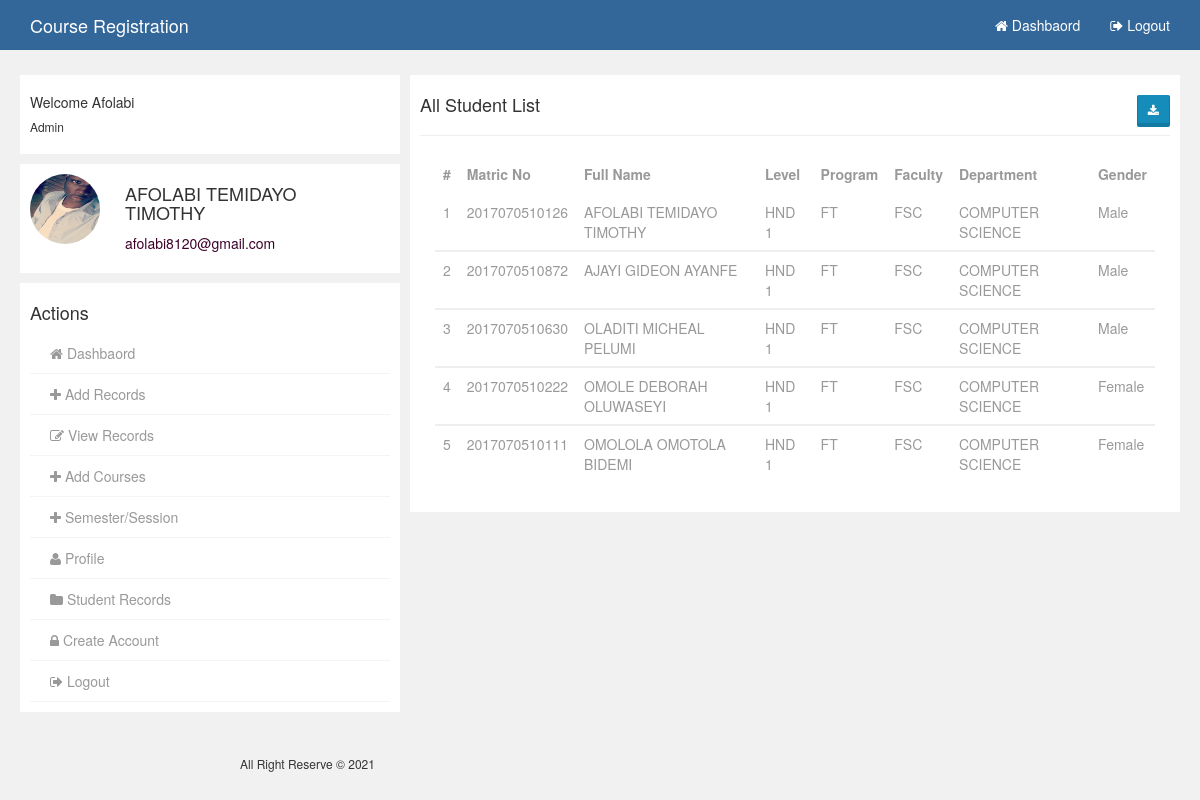
Screenshot of /admin/report.php (signed in) with the database file from the repository.
### tables this page shows
CREATE TABLE IF NOT EXISTS `tblstudent` (
  `matricno` varchar(50) NOT NULL,
  `surname` varchar(100) NOT NULL,
  `othername` varchar(100) NOT NULL,
  `gender` varchar(10) NOT NULL,
  `level` varchar(50) NOT NULL,
  `faculty` varchar(50) NOT NULL,
  `department` varchar(50) NOT NULL,
  `program` varchar(50) NOT NULL,
  `email` varchar(50) NOT NULL,
  `password` varchar(255) NOT NULL,
  `phone` varchar(50) NOT NULL,
  `address` varchar(500) NOT NULL,
  `image` varchar(255) NOT NULL,
  `status` varchar(20) NOT NULL,
  PRIMARY KEY (`matricno`)
);

### admin/report.php (the view, shortened to what this page needs)
<?php
    include_once('includes/config.php');
?>
<!DOCTYPE html>
<html>
<head>
    <link href="../SpryAssets/SpryValidationTextField.css" rel="stylesheet" type="text/css">
</head>
<body>
    <?php include_once('includes/nav.php') ?>
    <section class="container-wrap">
        <div class="container wrap">
            <div class="row">
                <div class="col-md-4 col">
                   <?php include_once('includes/leftside.php') ?>
                </div>
                <div class="col-md-8 col">
                    <div class="gist-status">
                        <div class="row" style="margin: 0px;">
                            <h4>All Student List <small><span class="pull-right"><button type="submit" name="download" class="btn btn-primary btn-sm" ><i class="fa fa-download"></i></button></span></small> </h4>
                            <hr>
                            <div class="col-md-12">
                                <div class="table-responsive">
                                    <table class="table" style="color: #999">
                                        <thead>
                                            <tr>
                                                <th># </th>
                                                <th>Matric No </th>
                                                <th>Full Name </th>
                                                <th>Level </th>
                                                <th>Program </th>
                                                <th>Faculty</th>
                                                <th>Department </th>
                                                <th>Gender</th>
                                            </tr>
                                        </thead>
                                        <?php
                                            $i = 0;
                                            $sql = "SELECT * FROM tblstudent ORDER BY surname, level, program ASC";
                                            $query_result = mysqli_query($conn, $sql);
                                            $result = mysqli_num_rows($query_result);
                                            if($result > 0){
                                                while($row = mysqli_fetch_array($query_result)){
                                                    $i++;
                                        ?>
                                        <tbody>
                                            <tr>
                                                <td><?php echo $i; ?></td>
                                                <td><?php echo $row['matricno']; ?></td>
                                                <td><?php echo $row['surname']." ".$row['othername']; ?></td>
                                                <td><?php echo $row['level']; ?></td>
                                                <td><?php echo $row['program']; ?></td>
                                                <td><?php echo $row['faculty']; ?></td>
                                                <td><?php echo $row['department']; ?></td>
                                                <td><?php echo $row['gender']; ?></td>
                                            </tr>
                                        <?php
                                            }
                                        }
                                        ?>
                                        </tbody>
                                    </table>
                                </div>
                            </div>
                        </div>
                    </div>
                </div>
            </div>
        </div>
    </section>
    <?php include_once('includes/footer.php') ?>
</body>
</html>

### assets/css/user.css (style rules this page uses)
body { background:rgb(241,241,241); }
.container-wrap { margin-top: 70px; }
.col { padding:5px; }
.gist-status { padding:10px; background:#fff; margin-bottom: 10px; }

### rows the page displays
tblstudent: matricno "2017070510126", surname "AFOLABI", othername "TEMIDAYO TIMOTHY", level "HND 1", program "FT", faculty "FSC", department "COMPUTER SCIENCE", gender "Male"
tblstudent: matricno "2017070510872", surname "AJAYI", othername "GIDEON AYANFE", level "HND 1", program "FT", faculty "FSC", department "COMPUTER SCIENCE", gender "Male"
tblstudent: matricno "2017070510630", surname "OLADITI", othername "MICHEAL PELUMI", level "HND 1", program "FT", faculty "FSC", department "COMPUTER SCIENCE", gender "Male"
tblstudent: matricno "2017070510222", surname "OMOLE", othername "DEBORAH OLUWASEYI", level "HND 1", program "FT", faculty "FSC", department "COMPUTER SCIENCE", gender "Female"
tblstudent: matricno "2017070510111", surname "OMOLOLA", othername "OMOTOLA BIDEMI", level "HND 1", program "FT", faculty "FSC", department "COMPUTER SCIENCE", gender "Female"

### other values shown
$_SESSION['username'] "Afolabi"
$_SESSION['fullname'] "AFOLABI TEMIDAYO TIMOTHY"
$_SESSION['email'] "afolabi8120@gmail.com"
